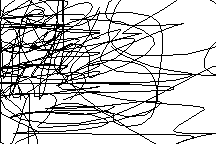
%> input picture mask.png, 216 x 144 px, given in place of tp.jpg, which was not available
$ octave Projet.m   (GNU Octave 9; MATLAB toolbox functions it lacks are replaced by stand-ins)
%> lines starting %> are read from the running program, lines starting %| are printed output that depends on the picture; in (x1, y1, x2, y2) boxes, pixels count from 0 and x2, y2 are one past the last pixel; in counts of white or black regions, pixels touching at a corner belong together; the program's own positions count from 1; pictures that were not available may be replaced by others from this repository, and a replacement may not be noted
### create_image_and_mask.m

function [u,mask,input] = create_image_and_mask(imagefilename,maskfilename)
%> called with imagefilename = 'tp.jpg', maskfilename = 'mask.png'
% import a clean input to be corrupted with the mask
input = im2double(imread(imagefilename));
%> input: size 144x216x3 double; values 0 (black) and 1 (white), 78.8% white; black in thin lines or dots
% import the mask of the inpainting domain
% mask = 1 intact part
% mask = 0 missing domain
mask  = double( mat2gray( im2double(imread(maskfilename)) ) == 1 );
if size(mask,3)==1 && size(input,3)>1
    mask = repmat(mask,[1,1,size(input,3)]);
end
% create the image with the missin domain:
noise = rand(size(input));
u     = mask.*input + (1-mask).*noise;
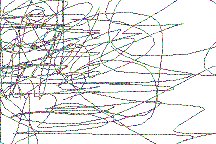
%> u: size 144x216x3 double; mean R, G, B 0.894, 0.894, 0.895

### inpainting_harmonic.m
function u = inpainting_harmonic(input,mask,lambda,tol,maxiter,dt)
%> called with lambda = 10, tol = 1e-05, maxiter = 500, dt = 0.1
[M,N,C] = size(input);
%> M = 144; N = 216; C = 3
%% LAPLACIAN
% GRID INTERVAL FOR AXIS ij
h1 = 1; h2 = 1;
d2i = toeplitz(sparse([1,1],[1,2],[-2,1]/h1^2,1,M));
d2j = toeplitz(sparse([1,1],[1,2],[-2,1]/h2^2,1,N));
% NEUMANN BOUNDARY CONDITIONS
d2i(1,[1 2])         = [-1 1]/h1;
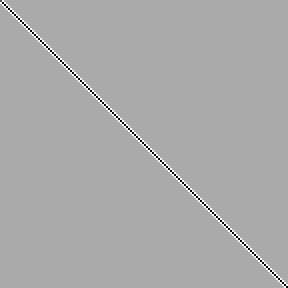
%> d2i: size 144x144 double (shown 2 times larger); min -2, max 1, mean -4.82e-05; drawn with min black and max white
d2i(end,[end-1 end]) = [1 -1]/h1;
%> d2i: size 144x144 double; under 0.01% of pixels changed, all inside (x1, y1, x2, y2) = (143, 143, 144, 144)
d2j(1,[1 2])         = [-1 1]/h2;
d2j(end,[end-1 end]) = [1 -1]/h2;
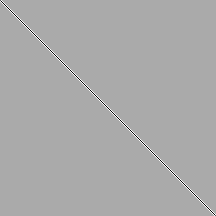
%> d2j: size 216x216 double; min -2, max 1, mean 0; drawn with min black and max white
% 2D domain LAPLACIAN
L = kron(speye(N),d2i)+kron(d2j,speye(M));
%% ------------------------------------------------------------ FREE MEMORY
clear d2i d2j
%% INPAINTINH ALGORITHM
% INITIALIZATION
u = input;
f = input;
% FOR EACH COLOR CHANNEL
for c = 1:C

    for iter = 1:maxiter

        % COMPUTE NEW SOLUTION
        laplacian = reshape( L*reshape(u(:,:,c),[],1) ,M,N)
        unew      = u(:,:,c) + dt*( laplacian + lambda*mask(:,:,c).*(f(:,:,c)-u(:,:,c)) )

        % COMPUTE EXIT CONDITION
        diff = norm(unew(:)-reshape(u(:,:,c),[],1))/norm(unew(:))

        % UPDATE
        u(:,:,c) = unew

        % TEST EXIT CONDITION
        if diff<tol
            break
        end

    end
end
%% WRITE IMAGE OUTPUT
imwrite(u,'harmonic_output.png')
return

### Projet.m
%% Harmonic Inpainting
clear
close all
clc
% create the corrupted image with the mask
cleanfilename = 'tp.jpg';
maskfilename  = 'mask.png';
[u,mask]      = create_image_and_mask(cleanfilename,maskfilename);
imwrite(u,'harmonic_input.png')
% parameters
lambda        = 10;
tol           = 1e-5;
maxiter       = 500;
dt            = 0.1;
% inpainting
tic
inpainting_harmonic(u,mask,lambda,tol,maxiter,dt);
toc
